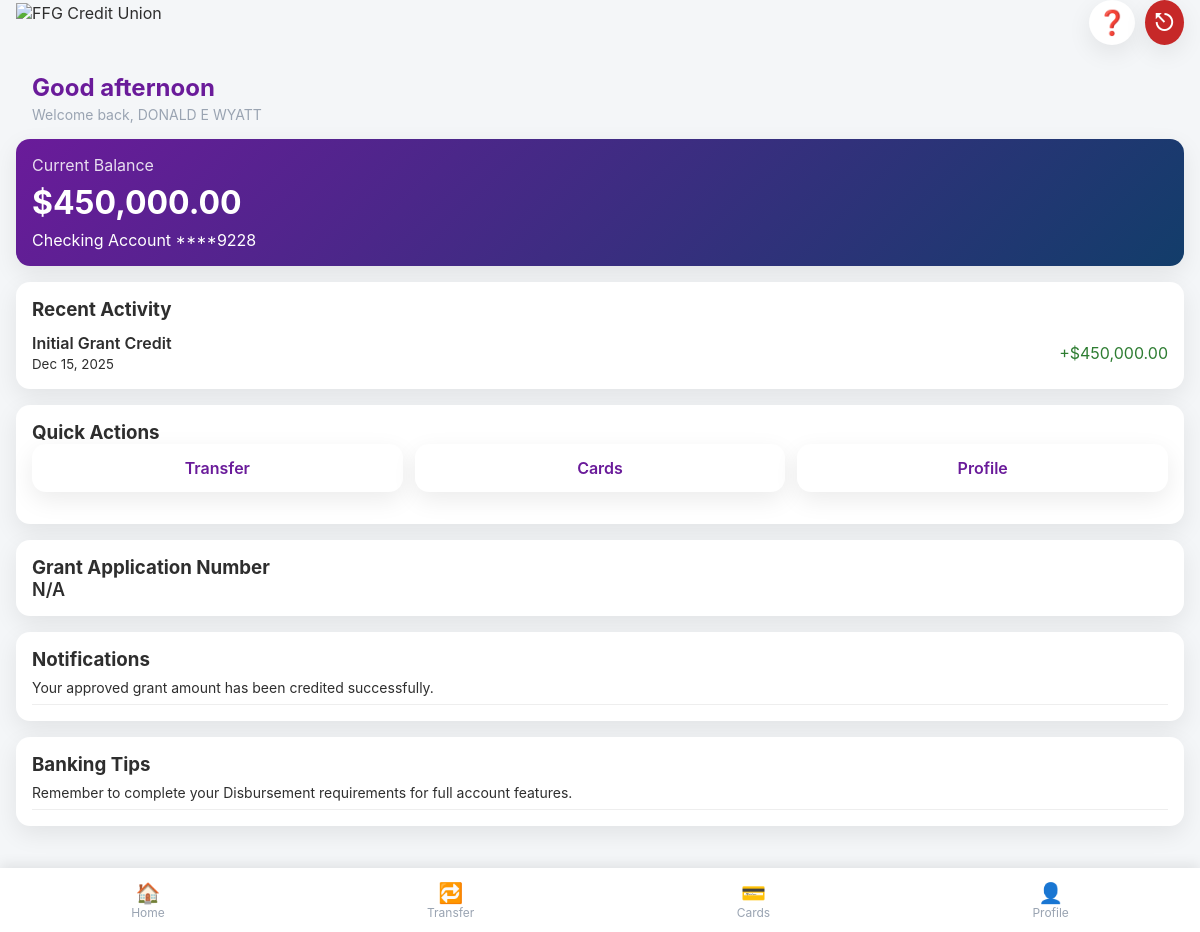
The app's page /account/ (signed in), older data.
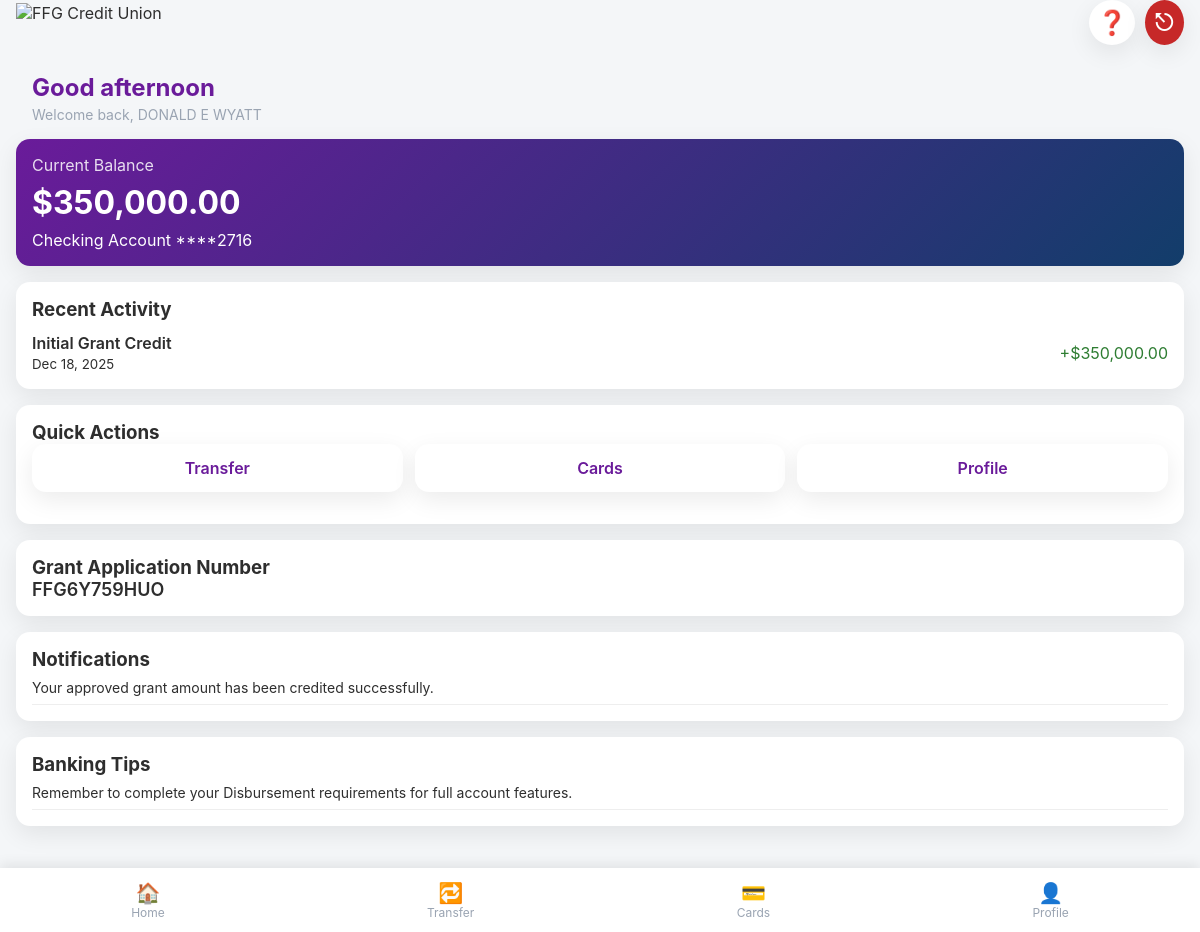
The same page, newer data.
### tables this page shows
CREATE TABLE users (
            id INTEGER PRIMARY KEY AUTOINCREMENT,
            full_name TEXT NOT NULL,
            email TEXT NOT NULL UNIQUE,
            password TEXT NOT NULL,
            dob TEXT,
            address TEXT,
            ssn TEXT,
            grant_amount REAL,
            account_last4 TEXT,
            signup_date TEXT,
            application_number TEXT
        );

### account/routes.py (the view)
@account_bp.route('/')
def index():
    user_id = session.get('user_id')
    if not user_id:
        return redirect('/account/login')
    conn = get_db_connection()
    user = conn.execute(
        "SELECT * FROM users WHERE id = ?",
        (user_id,)
    ).fetchone()
    conn.close()
    if not user:
        session.clear()
        return redirect('/account/login')
    return render_template(
        'index.html',
        user_name=user['full_name'],
        grant_amount=f"{user['grant_amount']:,.2f}",
        account_last4=user['account_last4'],
        signup_date=user['signup_date'],
        application_number=user['application_number'],
        show_bottom_nav=True
    )

### account/routes.py (called while the page is built)
def get_db_connection():
    conn = sqlite3.connect(
        DB_PATH,
        timeout=10,
        check_same_thread=False
    )
    conn.row_factory = sqlite3.Row
    conn.execute("PRAGMA journal_mode=WAL;")
    return conn

### account/templates/index.html
{% extends "base.html" %}
{% block content %}
<div class="greeting-section">
    <h2 id="greeting">Good morning</h2>
    <p class="welcome-name">Welcome back, {{ user_name or "User" }}</p>
</div>
<div class="card balance-card">
  <p class="label">Current Balance</p>
  <h1 class="balance">${{ grant_amount or "0.00" }}</h1>
  <p class="account-type">Checking Account ****{{ account_last4 or "1234" }}</p>
</div>
<div class="card">
  <h3>Recent Activity</h3>
  <div class="activity-item">
    <div>
      <p class="activity-title">Initial Grant Credit</p>
      <small class="activity-date">{{ signup_date or "Mar 10, 2025" }}</small>
    </div>
    <span class="activity-amount positive">+${{ grant_amount or "0.00" }}</span>
  </div>
</div>
<div class="card">
  <h3>Quick Actions</h3>
  <div class="quick-actions">
    <a href="{{ url_for('account.transfer') }}" class="action-card">Transfer</a>
    <a href="{{ url_for('account.cards') }}" class="action-card">Cards</a>
    <a href="{{ url_for('account.profile') }}" class="action-card">Profile</a>
  </div>
</div>
<div class="card">
  <h3>Grant Application Number</h3>
  <p style="font-size: 18px; font-weight: 600;">{{ application_number or "N/A" }}</p>
</div>
<div class="card">
  <h3>Notifications</h3>
  <ul class="notification-list">
    <li>Your approved grant amount has been credited successfully.</li>
  </ul>
</div>
<div class="card">
  <h3>Banking Tips</h3>
  <ul class="notification-list">
    <li>Remember to complete your Disbursement requirements for full account features.</li>
  </ul>
</div>
{% endblock %}

### account/templates/base.html (shortened to what this page needs)
<!DOCTYPE html>
<html lang="en">
<head>
  <link rel="stylesheet" href="{{ url_for('account.static', filename='css/main.css') }}">
</head>
<body>
  {% if show_bottom_nav %}
  <header class="dashboard-header">
    <div class="header-left">
      <img src="{{ url_for('account.static', filename='images/logo1.png') }}" alt="FFG Credit Union" class="bank-logo">
    </div>
    <div class="header-right" style="display:flex; align-items:center; gap:10px;">
      <a href="{{ url_for('account.help_page') }}" class="help-icon">❓</a>
      <a href="{{ url_for('account.logout') }}" class="help-icon" style="background-color:#c62828; color:white;">⎋</a>
    </div>
  </header>
  {% endif %}
  <main class="app-content">
    {% block content %}{% endblock %}
  </main>
  {% if show_bottom_nav %}
  <nav class="bottom-nav">
    <a href="{{ url_for('account.index') }}" class="nav-item"><span>🏠</span> Home</a>
    <a href="{{ url_for('account.transfer') }}" class="nav-item"><span>🔁</span> Transfer</a>
    <a href="{{ url_for('account.cards') }}" class="nav-item"><span>💳</span> Cards</a>
    <a href="{{ url_for('account.profile') }}" class="nav-item"><span>👤</span> Profile</a>
  </nav>
  {% endif %}
</body>
</html>

### account/static/css/main.css (style rules this page uses)
:root { --primary-blue: #6a1b9a; --secondary-blue: #123d6a; --accent-gold: #c9a24d; --white: #ffffff; --light-gray: #f4f6f8; --medium-gray: #9aa4b2; --dark-gray: #2e2e2e; --success: #2e7d32; --error: #c62828; --radius: 14px; --shadow: 0 8px 24px rgba(0, 0, 0, 0.08); }
* { margin: 0; padding: 0; box-sizing: border-box; }
body { font-family: -apple-system, BlinkMacSystemFont, "Segoe UI", Roboto, sans-serif; background-color: var(--light-gray); color: var(--dark-gray); min-height: 100vh; }
.app-content { padding: 16px; padding-bottom: 90px; }
.bottom-nav { position: fixed; bottom: 0; left: 0; right: 0; height: 64px; background: var(--white); display: flex; justify-content: space-around; align-items: center; box-shadow: 0 -4px 12px rgba(0, 0, 0, 0.08); }
.nav-item { text-decoration: none; color: var(--medium-gray); display: flex; flex-direction: column; align-items: center; font-size: 12px; }
.nav-item span { font-size: 20px; }
.dashboard-header { display: flex; justify-content: space-between; align-items: center; margin-bottom: 12px; padding: 0 16px; }
.header-left { display: flex; align-items: center; }
.bank-logo { height: 40px; }
.help-icon { font-size: 24px; background: var(--white); padding: 8px; border-radius: 50%; box-shadow: var(--shadow); text-decoration: none; color: var(--primary-blue); }
.greeting-section { padding: 0 16px 16px 16px; }
.greeting-section h2 { color: var(--primary-blue); margin-bottom: 4px; }
.greeting-section p { color: var(--medium-gray); font-size: 14px; }
.card { background: var(--white); border-radius: var(--radius); padding: 16px; margin-bottom: 16px; box-shadow: var(--shadow); }
.balance-card { background: linear-gradient(135deg, var(--primary-blue), var(--secondary-blue)); color: var(--white); }
.balance-card .label { opacity: 0.85; }
.balance { margin: 8px 0; }
.quick-actions { display: flex; gap: 12px; margin-bottom: 16px; }
.action-card { flex: 1; text-align: center; padding: 14px; background: var(--white); border-radius: var(--radius); text-decoration: none; color: var(--primary-blue); font-weight: 600; box-shadow: var(--shadow); }
.activity-item { display: flex; justify-content: space-between; align-items: center; margin-top: 12px; }
.activity-title { font-weight: 600; }
.activity-amount.positive { color: var(--success); }
.notification-list { list-style: none; padding-left: 0; }
.notification-list li { padding: 8px 0; border-bottom: 1px solid #eee; font-size: 14px; color: var(--dark-gray); }

Row changes from the older to the newer data that the page shows:
changed users "DONALD E WYATT": account_last4 "9228" → "2716"; signup_date "Dec 15, 2025" → "Dec 18, 2025"; application_number (not shown) → "FFG6Y759HUO"
Text that changed along with them:
{{ grant_amount or "0.00" }}: "450,000.00" → "350,000.00"
{{ application_number or "N/A" }}: "N/A" → (not shown)
